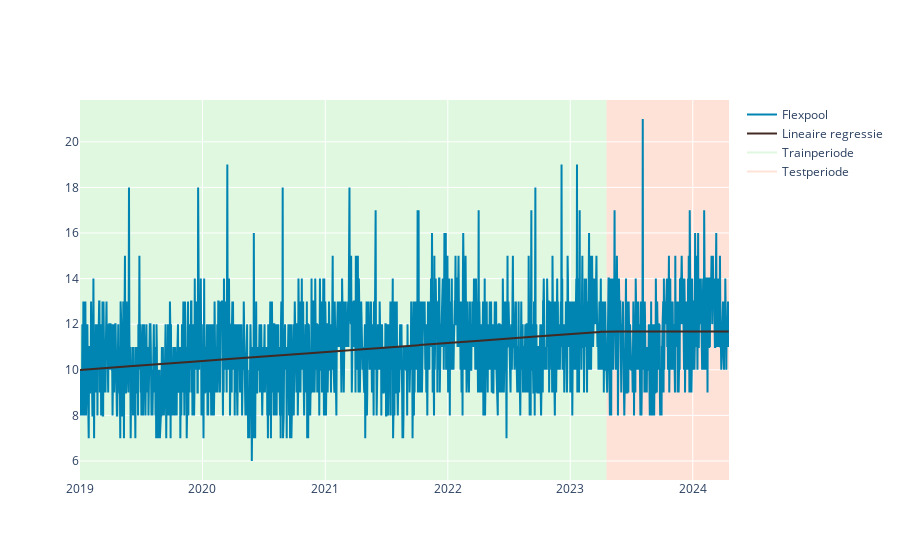

Notebook code for this chart:
### Markdown cell above
**Opgave 2.2.** Wat valt je op aan de uitkomsten van het voortschrijdend gemiddelde model?

<!-- - 1e week in de traindata heeft geen waarde.
- Na een periode van voorspellingen onstaat een constante waarde.  -->


#### *Regressie*
Er zijn ook algoritmes welke niet enkel kijken naar de historische waarden die je probeert te voorspellen. Deze algoritmes maken gebruik van verklarende variabele(n). Het eenvoudigste model is een regressiemodel. Wat dit model doet een regressielijn bepalen: best passende lijn om de relatie tussen verklarende variabelen (x) en te voorspellen variabelen (y) te bepalen. 

Wederom voor de wiskunde liefhebbers, in formulevorm:

$$
y_i = \beta_0 + \beta_1 x_1 + ... + \beta_i x_i + \epsilon_i
$$

Laten we een eenvoudige regressie met 1 variabele (volgordelijkheid datums) toepassen:

### Code cell
regressie = pas_regressie_toe(data=data, onderwerp=onderwerp)

### Figure 1 — Plotly figure (JSON) as saved in the notebook; plotly's stock layout.template omitted (floating-point values rounded to 4 significant figures; data arrays with more than 128 entries replaced by an {"elided": "..."} marker saying what was removed)
{"data": [{"line": {"color": "#0084B2"}, "mode": "lines", "name": "Flexpool", "type": "scatter", "x": {"elided": "1934 str values"}, "y": {"elided": "1934 int values"}}, {"line": {"color": "#402a23"}, "mode": "lines", "name": "Lineaire regressie", "type": "scatter", "x": {"elided": "1934 str values"}, "y": {"elided": "1934 float values"}}, {"line": {"color": "limegreen"}, "mode": "lines", "name": "Trainperiode", "opacity": 0.15, "type": "scatter", "x": [null], "y": [null]}, {"line": {"color": "LightSalmon"}, "mode": "lines", "name": "Testperiode", "opacity": 0.3, "type": "scatter", "x": [null], "y": [null]}], "layout": {"paper_bgcolor": "white", "plot_bgcolor": "white", "shapes": [{"fillcolor": "limegreen", "layer": "below", "line": {"width": 0}, "opacity": 0.15, "type": "rect", "x0": "2019-01-01", "x1": "2023-04-19", "xref": "x", "y0": 0, "y1": 1, "yref": "paper"}, {"fillcolor": "LightSalmon", "layer": "below", "line": {"width": 0}, "opacity": 0.3, "type": "rect", "x0": "2023-04-19", "x1": "2024-04-18", "xref": "x", "y0": 0, "y1": 1, "yref": "paper"}]}}
